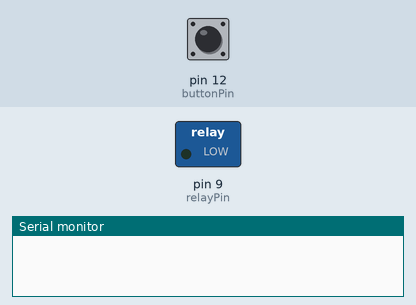
Recording of a sketch running on a simulated Arduino Uno, built with avr-gcc and run on an emulated ATmega328P. Parts: switched loads named in the sketch (green lamp = pin HIGH), the last lines printed to the serial monitor. The inputs (shaded band) are chosen by the test bench; at power-on: pin 12 (buttonPin) HIGH.

Above: at 1.2 s.
1.3 s: pin 12 (buttonPin) pulled LOW for 0.15 s
At 1.7 s:
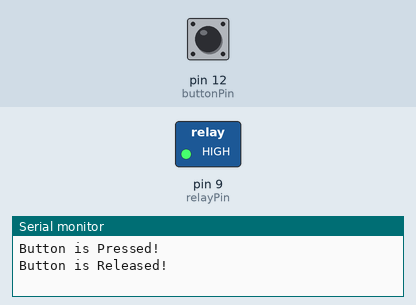
2.9 s: pin 12 (buttonPin) pulled LOW for 1 s
At 4.0 s:
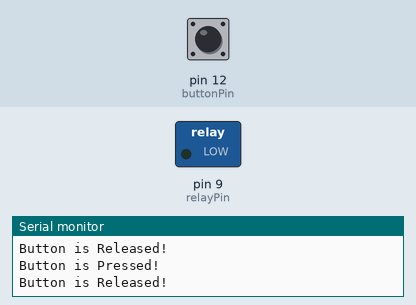
5.4 s: pin 12 (buttonPin) pulled LOW for 3.2 s
At 6.0 s:
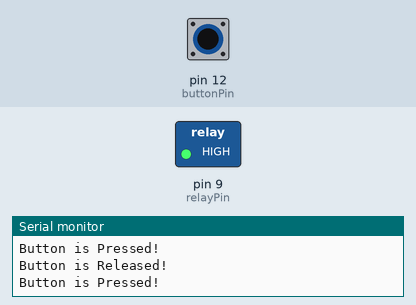
Timing chart, 0 to 8.4 s (numbered marks = the images above; inputs shaded):
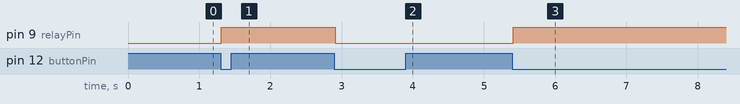

The sketch:

Control_Motor_by_Relay.ino
```cpp
int relayPin = 9;
int buttonPin = 12;

int buttonState = HIGH;       //Record button state, and initialize the state as HIGH
int relayState = LOW;         //Record relay state, and initialize the state as LOW
int lastButtonState = HIGH;   //Record the button state of last detection
long lastChangeTime = 0;      //Record the time point for button state change

void setup() {
  pinMode(buttonPin, INPUT);  //push button pin to input mode
  pinMode(relayPin, OUTPUT);  //relay pin to output mode
  digitalWrite(relayPin, relayState); //set initial state of relay to 'off'
  Serial.begin(9600);                 //initialize serial port, set baud to 9600
}

void loop() {
  int currentButtonState = digitalRead(buttonPin);    //read current state of button pin
  //if button state has changed, record the time point
  if (currentButtonState != lastButtonState) {
    lastChangeTime = millis();
  }
  //if button state changes and stays stable for a while, then it should have skipped bounce phase
  if(millis() - lastChangeTime >10) {
    if(buttonState != currentButtonState) {   //confirm button state has changed
      buttonState = currentButtonState;
      if (buttonState == LOW) {               //low level indicates the button is pressed
        relayState = !relayState;             //reverse relay state
        digitalWrite(relayPin, relayState);   //update relay state
        Serial.println("Button is Pressed!");
      }
      else {                                  //high level indicates button is released
        Serial.println("Button is Released!");
      }
    }
  }
  lastButtonState = currentButtonState;       //save the state of the last button
}
```

Measured:
- after the input at 1.3 s, pin 9 (relayPin): LOW → HIGH at once
- after the input at 2.9 s, pin 9 (relayPin): HIGH → LOW at once
- after the input at 5.4 s, pin 9 (relayPin): LOW → HIGH at once
